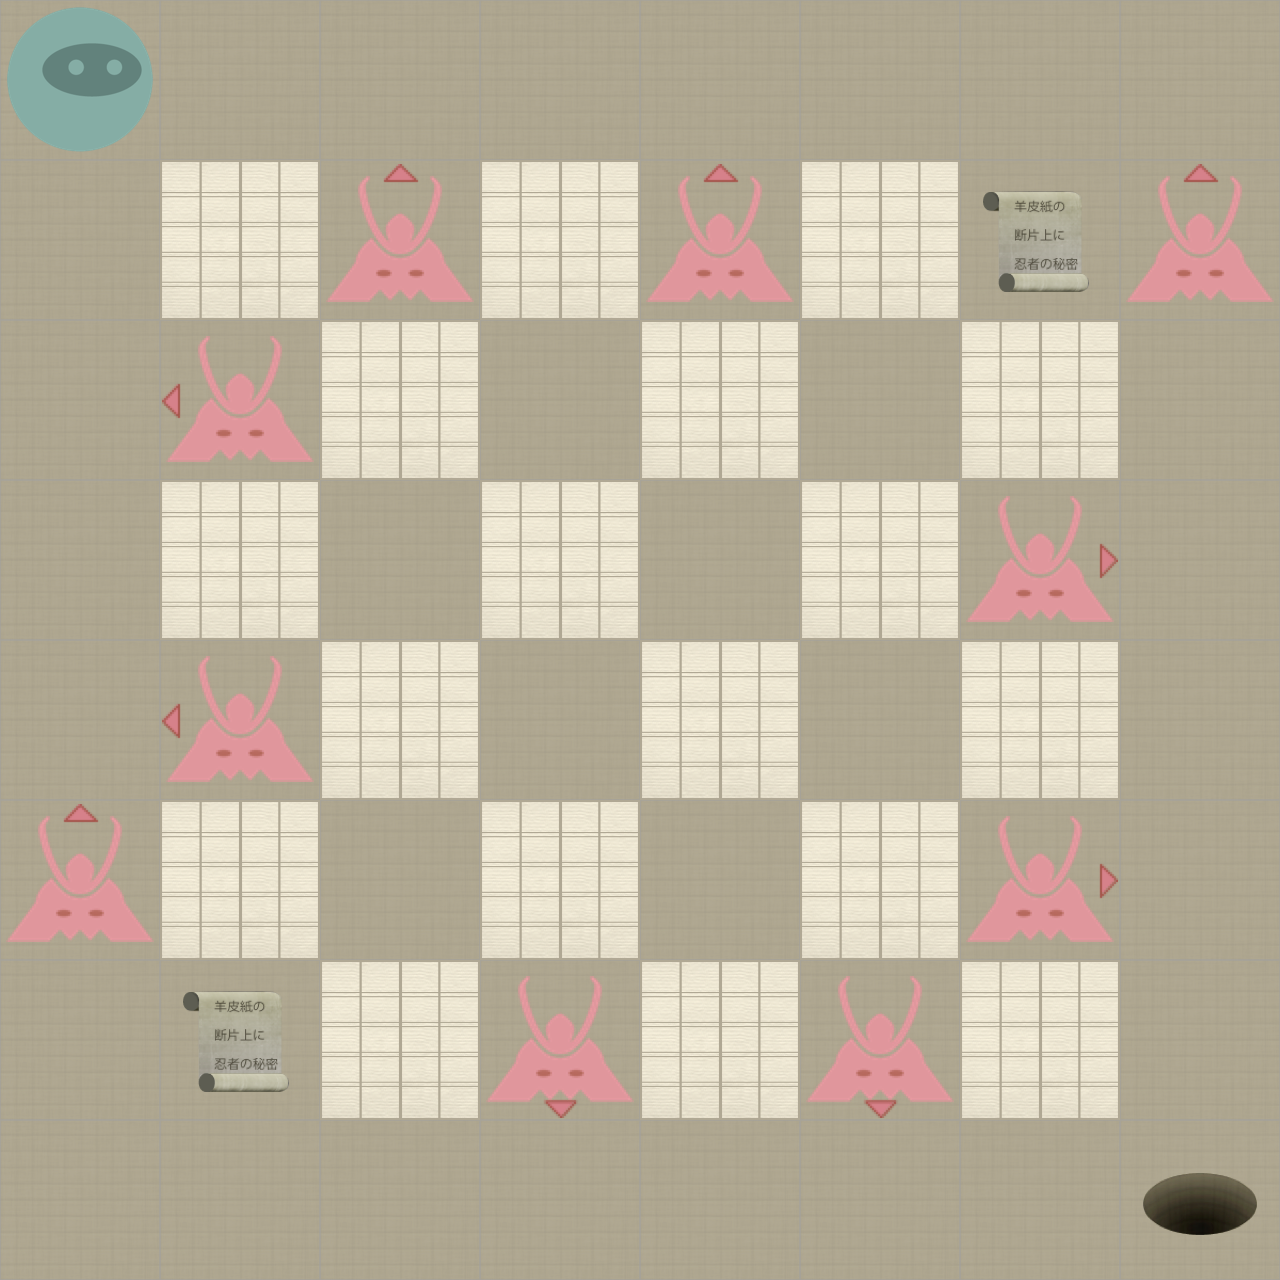

This is a level from a 2D game, rendered from its Tiled map with the project's own tilesets. A one-line summary and the map file follow, with tile-layer data summarised:
An orthogonal 8x8 tile map with 160x160 px tiles, 2 tile layers (Level, Actors).

<map version="1.0" orientation="orthogonal" width="8" height="8" tilewidth="160" tileheight="160">
 <properties>
  <property name="moves" value="20" />
 </properties>
 <tileset firstgid="1" name="tiles" tilewidth="160" tileheight="160" spacing="2" margin="2">
  <image source="tiles-ipadhd.png" width="1024" height="1024" />
  <tile id="0">
   <properties>
    <property name="actor" value="exit" />
   </properties>
  </tile>
  <tile id="2">
   <properties>
    <property name="actor" value="guard" />
    <property name="direction" value="down" />
   </properties>
  </tile>
  <tile id="3">
   <properties>
    <property name="actor" value="guard" />
    <property name="direction" value="left" />
   </properties>
  </tile>
  <tile id="4">
   <properties>
    <property name="actor" value="guard" />
    <property name="direction" value="right" />
   </properties>
  </tile>
  <tile id="5">
   <properties>
    <property name="actor" value="guard" />
    <property name="direction" value="up" />
   </properties>
  </tile>
  <tile id="7">
   <properties>
    <property name="actor" value="player" />
   </properties>
  </tile>
  <tile id="8">
   <properties>
    <property name="actor" value="scroll" />
   </properties>
  </tile>
  <tile id="9">
   <properties>
    <property name="wall" value="1" />
   </properties>
  </tile>
 </tileset>
 <layer name="Level" width="8" height="8">
  <data>[64 cells, 64 non-empty, 2 distinct tile ids]</data>
 </layer>
 <layer name="Actors" width="8" height="8">
  <data>[64 cells, 14 non-empty, 7 distinct tile ids]</data>
 </layer>
</map>
